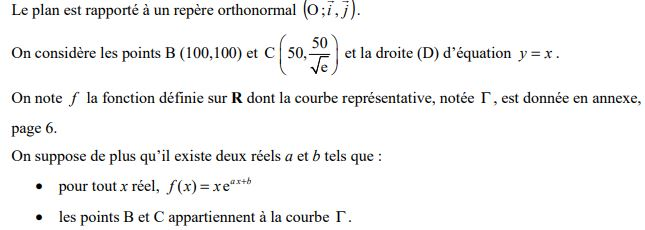
#> input picture moin.JPG, 645 x 230 px, found by its file name
$ python test.py
#> lines starting #> are read from the running program, lines starting #| are printed output that depends on the picture; after the words box and inside, x2 and y2 are one past the last pixel; in counts of white or black regions, pixels touching at a corner belong together
import cv2
import numpy as np
import os

def split_image_into_phrases_with_zoom_and_padding(image_path, output_dir, zoom_factor=3.0, padding=10):
    # Charger l'image en niveaux de gris
#> called with image_path = 'moin.jpg', output_dir = 'output_phrases', zoom_factor = 3, padding = 10
    img = cv2.imread(image_path, cv2.IMREAD_GRAYSCALE)
#> img: shape (230, 645); min 0, max 255, mean 243.7
    if img is None:
        print("Image introuvable. Veuillez vérifier le chemin.")
        return

    # Binarisation de l'image
    _, binary = cv2.threshold(img, 128, 255, cv2.THRESH_BINARY_INV)
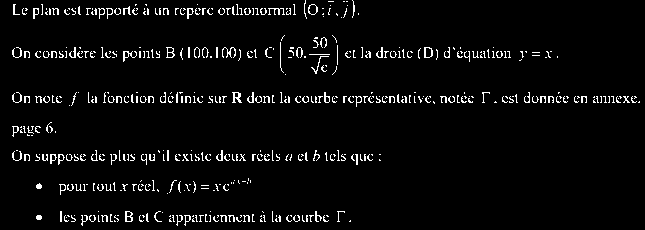
#> binary: shape (230, 645); 4.1% white in thin lines or dots

    # Trouver les contours pour détecter les blocs de texte
    contours, _ = cv2.findContours(binary, cv2.RETR_EXTERNAL, cv2.CHAIN_APPROX_SIMPLE)
#> contours = 500 contours, 483 with area under 20; largest, box (x1, y1, x2, y2) and area: (308, 4, 318, 15) 74, (424, 47, 433, 58) 73, (125, 211, 133, 222) 63, (166, 47, 175, 58) 60, (232, 92, 242, 103) 51

    # Trier les contours par leur position de gauche à droite et de haut en bas
    contours = sorted(contours, key=lambda c: (cv2.boundingRect(c)[1], cv2.boundingRect(c)[0]))

    # Fusionner les contours en blocs de phrases
    phrase_bounds = []
    for contour in contours:
        x, y, w, h = cv2.boundingRect(contour)
        if not phrase_bounds:
            phrase_bounds.append((x, y, x + w, y + h))
        else:
            px1, py1, px2, py2 = phrase_bounds[-1]
            # Fusionner si les contours sont proches verticalement et horizontalement
            if abs(y - py1) < 15:  # Ajustez ce seuil si nécessaire
                phrase_bounds[-1] = (min(px1, x), min(py1, y), max(px2, x + w), max(py2, y + h))
            else:
                phrase_bounds.append((x, y, x + w, y + h))
#> this loop made 500 passes
#> (contour, x, y, w, h, px1, py1, px2) on passes 3, 4, 5, 8, 9, 22, 23, 25, 29, 36: ([[328, 1], [333, 1]], 328, 1, 6, 1, 304, 0, 355), ([[343, 1], [344, 1]], 343, 1, 2, 1, 304, 0, 355), ([[346, 1], [347, 1]], 346, 1, 2, 1, 304, 0, 355), ([[135, 4], [135, 5], [136, 4]], 135, 4, 2, 2, 13, 0, 355), ([[145, 4], [146, 5], [146, 4]], 145, 4, 2, 2, 13, 0, 355), ([[46, 8], [46, 9]], 46, 8, 1, 2, 13, 0, 355), ([[49, 8], [49, 14], [50, 14], [50, 9]], 49, 8, 2, 7, 13, 0, 355), ([[68, 8], [69, 9], [69, 8]], 68, 8, 2, 2, 13, 0, 355), ([[92, 8], [92, 9]], 92, 8, 1, 2, 13, 0, 355), ([[144, 8], [144, 9]], 144, 8, 1, 2, 13, 0, 355)
#> (x, y, w, h, px1, py1, px2, py2) on passes 2, 6, 7, 10, 11, 12: (352, 0, 3, 18, 304, 0, 307, 19), (13, 4, 7, 11, 304, 0, 355, 19), (41, 4, 2, 11, 13, 0, 355, 19), (197, 4, 1, 1, 13, 0, 355, 19), (236, 4, 3, 11, 13, 0, 355, 19), (293, 4, 3, 11, 13, 0, 355, 19)

    # Créer un dossier pour les sorties
    os.makedirs(output_dir, exist_ok=True)

    # Découper, ajouter du padding, et sauvegarder chaque phrase avec un zoom
    for idx, (x1, y1, x2, y2) in enumerate(phrase_bounds):
        # Ajouter du padding
        x1_padded = max(0, x1 - padding)
        y1_padded = max(0, y1 - padding)
        x2_padded = min(img.shape[1], x2 + padding)
        y2_padded = min(img.shape[0], y2 + padding)

        # Découpe avec padding
        phrase_img = img[y1_padded:y2_padded, x1_padded:x2_padded]

        # Appliquer le zoom
        zoomed_img = cv2.resize(phrase_img, None, fx=zoom_factor, fy=zoom_factor, interpolation=cv2.INTER_CUBIC)

        # Sauvegarder l'image zoomée au format JPG
        output_path = os.path.join(output_dir, f"phrase_{idx}.jpg")
        cv2.imwrite(output_path, zoomed_img, [cv2.IMWRITE_JPEG_QUALITY, 95])  # 95 = qualité JPG
#> this loop made 11 passes
#> (x1, y1, x2, y2) on passes 1 to 11: (13, 0, 359, 19), (323, 16, 342, 18), (12, 35, 494, 73), (24, 50, 558, 74), (285, 65, 337, 75), (12, 92, 640, 107), (12, 122, 56, 137), (12, 150, 381, 165), (36, 178, 251, 195), (167, 193, 168, 194), (36, 211, 351, 226)
#> pass 1, in split_image_into_phrases_with_zoom_and_padding, `phrase_img = img[y1_padded:y2_padded, x1_padded:x2_padded]`:
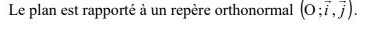
#> phrase_img: shape (29, 366); min 0, max 255, mean 232.3
#> pass 1, in split_image_into_phrases_with_zoom_and_padding, `zoomed_img = cv2.resize(phrase_img, None, fx=zoom_factor, fy=zoom_fact..`:
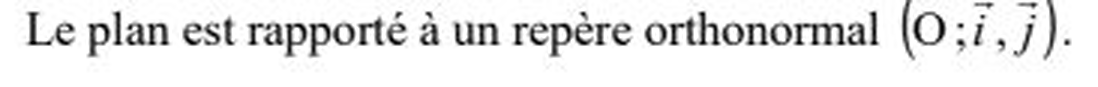
#> zoomed_img: shape (87, 1098); min 0, max 255, mean 231.7
#> pass 2, in split_image_into_phrases_with_zoom_and_padding, `phrase_img = img[y1_padded:y2_padded, x1_padded:x2_padded]`:
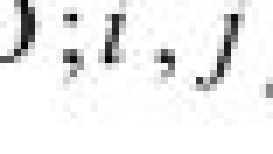
#> phrase_img: shape (22, 39) (shown 7 times larger); min 4, max 255, mean 237.4
#> pass 2, in split_image_into_phrases_with_zoom_and_padding, `zoomed_img = cv2.resize(phrase_img, None, fx=zoom_factor, fy=zoom_fact..`:
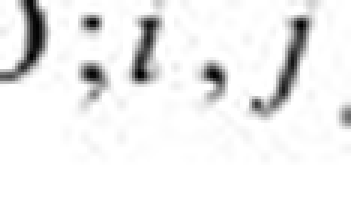
#> zoomed_img: shape (66, 117) (shown 3 times larger); min 0, max 255, mean 236.9
#> after the loop:
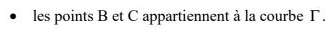
#> phrase_img: shape (29, 335); min 0, max 255, mean 233.5

    print(f"Image divisée en {len(phrase_bounds)} phrases avec padding et un zoom de {zoom_factor*100}%. Résultats enregistrés en JPG dans {output_dir}.")
#| Image divisée en 11 phrases avec padding et un zoom de 300.0%. Résultats enregistrés en JPG dans output_phrases.

# Exemple d'utilisation
split_image_into_phrases_with_zoom_and_padding("moin.jpg", "output_phrases", zoom_factor=3.0, padding=10)

$ run again, with zoomed_image.jpg copied over moin.JPG
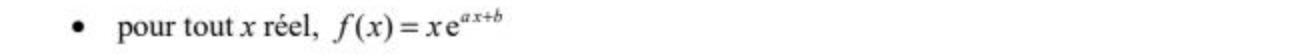
#> input picture zoomed_image.jpg, 1290 x 54 px, found by its file name
#> in split_image_into_phrases_with_zoom_and_padding, img is the input picture: shape (54, 1290); min 0, max 255, mean 248.2
#> in split_image_into_phrases_with_zoom_and_padding, `_, binary = cv2.threshold(img, 128, 255, cv2.THRESH_BINARY_INV)`:
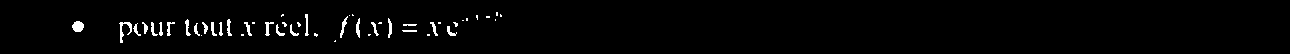
#> binary: shape (54, 1290); 2% white in thin lines or dots, all inside (x1, y1, x2, y2) = (72, 12, 502, 43)
#> in split_image_into_phrases_with_zoom_and_padding, `contours, _ = cv2.findContours(binary, cv2.RETR_EXTERNAL, cv2.CHAIN_AP..`: contours = 48 contours, 25 with area under 20; largest, box (x1, y1, x2, y2) and area: (72, 21, 84, 32) 86, (119, 22, 132, 43) 60, (340, 16, 348, 38) 38, (265, 22, 274, 36) 34, (356, 18, 360, 38) 34
#> in split_image_into_phrases_with_zoom_and_padding, `contours = sorted(contours, key=lambda c: (cv2.boundingRect(c)[1], cv2..`: contours = 48 contours, 25 with area under 20; largest, box (x1, y1, x2, y2) and area: (72, 21, 84, 32) 86, (119, 22, 132, 43) 60, (340, 16, 348, 38) 38, (356, 18, 360, 38) 34, (265, 22, 274, 36) 34
#> the loop in split_image_into_phrases_with_zoom_and_padding, `for contour in contours:` made 48 passes
#> (contour, x, y, w, h, px1, py1, px2) on passes 4, 5, 9, 12, 15, 16: ([[352, 14], [352, 15], [353, 15]], 352, 14, 2, 2, 281, 12, 498), ([[500, 14], [500, 16], [501, 16], [501, 15]], 500, 14, 2, 3, 281, 12, 498), ([[486, 16], [486, 17], [489, 17], [489, 16]], 486, 16, 4, 2, 281, 12, 502), ([[466, 18], [466, 20], [467, 20], [467, 18]], 466, 18, 2, 3, 281, 12, 502), ([[495, 19], [495, 20]], 495, 19, 1, 2, 185, 12, 502), ([[462, 20], [463, 20]], 462, 20, 2, 1, 185, 12, 502)
#> after the loop in split_image_into_phrases_with_zoom_and_padding, `for contour in contours:`: phrase_bounds = [(72, 12, 502, 43), (201, 30, 430, 42)]
#> the loop in split_image_into_phrases_with_zoom_and_padding, `for idx, (x1, y1, x2, y2) in enumerate(phrase_bounds):` made 2 passes
#> (x1, y1, x2, y2, x1_padded, y1_padded, x2_padded, y2_padded) on passes 1 to 2: (72, 12, 502, 43, 62, 2, 512, 53), (201, 30, 430, 42, 191, 20, 440, 52)
#> pass 2, in split_image_into_phrases_with_zoom_and_padding, `zoomed_img = cv2.resize(phrase_img, None, fx=zoom_factor, fy=zoom_fact..`:
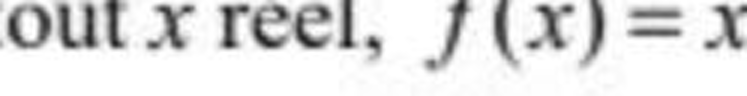
#> zoomed_img: shape (96, 747); min 21, max 255, mean 223
#| Image divisée en 2 phrases avec padding et un zoom de 300.0%. Résultats enregistrés en JPG dans output_phrases.
